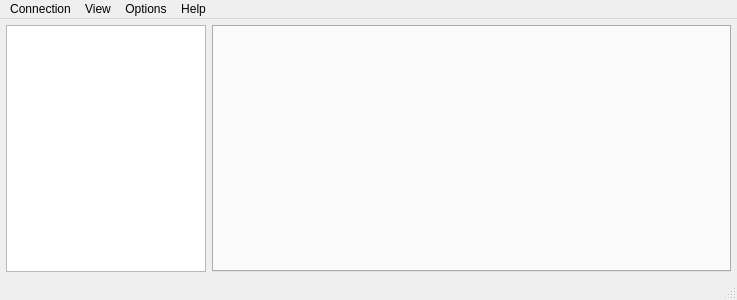
<?xml version="1.0" encoding="UTF-8"?>
<ui version="4.0">
 <class>Main</class>
 <widget class="QMainWindow" name="Main">
  <property name="geometry">
   <rect>
    <x>0</x>
    <y>0</y>
    <width>737</width>
    <height>300</height>
   </rect>
  </property>
  <property name="windowTitle">
   <string>Main</string>
  </property>
  <widget class="QWidget" name="centralWidget">
   <layout class="QGridLayout" name="gridLayout_2">
    <property name="leftMargin">
     <number>6</number>
    </property>
    <property name="topMargin">
     <number>6</number>
    </property>
    <property name="rightMargin">
     <number>6</number>
    </property>
    <property name="bottomMargin">
     <number>6</number>
    </property>
    <item row="0" column="0">
     <widget class="QFrame" name="frame">
      <property name="sizePolicy">
       <sizepolicy hsizetype="Fixed" vsizetype="Preferred">
        <horstretch>0</horstretch>
        <verstretch>0</verstretch>
       </sizepolicy>
      </property>
      <property name="frameShape">
       <enum>QFrame::NoFrame</enum>
      </property>
      <property name="frameShadow">
       <enum>QFrame::Raised</enum>
      </property>
      <property name="lineWidth">
       <number>0</number>
      </property>
      <layout class="QGridLayout" name="gridLayout">
       <property name="leftMargin">
        <number>0</number>
       </property>
       <property name="topMargin">
        <number>0</number>
       </property>
       <property name="rightMargin">
        <number>0</number>
       </property>
       <property name="bottomMargin">
        <number>0</number>
       </property>
       <item row="0" column="0">
        <widget class="QListView" name="contactlist">
         <property name="sizePolicy">
          <sizepolicy hsizetype="Preferred" vsizetype="Expanding">
           <horstretch>0</horstretch>
           <verstretch>0</verstretch>
          </sizepolicy>
         </property>
         <property name="maximumSize">
          <size>
           <width>200</width>
           <height>16777215</height>
          </size>
         </property>
         <property name="focusPolicy">
          <enum>Qt::ClickFocus</enum>
         </property>
        </widget>
       </item>
      </layout>
     </widget>
    </item>
    <item row="0" column="1">
     <widget class="QTabWidget" name="tabs"/>
    </item>
   </layout>
  </widget>
  <widget class="QMenuBar" name="menuBar">
   <property name="geometry">
    <rect>
     <x>0</x>
     <y>0</y>
     <width>737</width>
     <height>20</height>
    </rect>
   </property>
   <widget class="QMenu" name="menuConnection">
    <property name="title">
     <string>Connection</string>
    </property>
    <addaction name="actionAddContact"/>
    <addaction name="actionReloadContacts"/>
   </widget>
   <widget class="QMenu" name="menuView">
    <property name="title">
     <string>View</string>
    </property>
    <addaction name="actionShowTerminal"/>
   </widget>
   <widget class="QMenu" name="menuOptions">
    <property name="title">
     <string>Options</string>
    </property>
    <addaction name="actionAudioDevices"/>
   </widget>
   <widget class="QMenu" name="menuHelp">
    <property name="title">
     <string>Help</string>
    </property>
    <addaction name="actionAbout"/>
    <addaction name="actionAboutQt"/>
   </widget>
   <addaction name="menuConnection"/>
   <addaction name="menuView"/>
   <addaction name="menuOptions"/>
   <addaction name="menuHelp"/>
  </widget>
  <widget class="QStatusBar" name="statusBar"/>
  <action name="actionShowTerminal">
   <property name="checkable">
    <bool>true</bool>
   </property>
   <property name="checked">
    <bool>true</bool>
   </property>
   <property name="text">
    <string>Show Terminal</string>
   </property>
  </action>
  <action name="actionAddContact">
   <property name="text">
    <string>Add contact</string>
   </property>
  </action>
  <action name="actionReloadContacts">
   <property name="text">
    <string>Reload contacts</string>
   </property>
  </action>
  <action name="actionAudioDevices">
   <property name="text">
    <string>Audio Devices</string>
   </property>
  </action>
  <action name="actionAbout">
   <property name="text">
    <string>About</string>
   </property>
  </action>
  <action name="actionAboutQt">
   <property name="text">
    <string>About Qt</string>
   </property>
  </action>
 </widget>
 <layoutdefault spacing="6" margin="11"/>
 <resources/>
 <connections/>
</ui>
